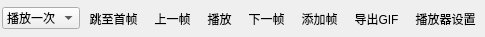
<?xml version="1.0" encoding="UTF-8"?>
<ui version="4.0">
 <class>P_AnimationListPlayer</class>
 <widget class="QWidget" name="P_AnimationListPlayer">
  <property name="geometry">
   <rect>
    <x>0</x>
    <y>0</y>
    <width>367</width>
    <height>37</height>
   </rect>
  </property>
  <property name="windowTitle">
   <string>Form</string>
  </property>
  <property name="styleSheet">
   <string notr="true">
QToolButton{
	padding:2px;
	border: 1px solid transparent;
	background: rgba(255,255,255,0);
}
QToolButton:hover{
	border-radius:1px;
	border:1px solid #f2ca58;
	background-color: qlineargradient(spread:pad, x1:0, y1:0, x2:0, y2:1, stop:0 #fdecad, stop:0.3 #fde48c, stop:0.9 #fce58c, stop:1 #fdfadf )
}
QToolButton:pressed{
	border-radius:1px;
	border:1px solid #f2ca58;
	background-color: #FDF4BF;
}
</string>
  </property>
  <layout class="QHBoxLayout" name="horizontalLayout">
   <property name="spacing">
    <number>0</number>
   </property>
   <property name="leftMargin">
    <number>0</number>
   </property>
   <property name="topMargin">
    <number>0</number>
   </property>
   <property name="rightMargin">
    <number>0</number>
   </property>
   <property name="bottomMargin">
    <number>0</number>
   </property>
   <item>
    <widget class="QWidget" name="widget_controlArea" native="true">
     <layout class="QHBoxLayout" name="horizontalLayout_2">
      <property name="spacing">
       <number>2</number>
      </property>
      <property name="leftMargin">
       <number>2</number>
      </property>
      <property name="topMargin">
       <number>2</number>
      </property>
      <property name="rightMargin">
       <number>2</number>
      </property>
      <property name="bottomMargin">
       <number>2</number>
      </property>
      <item>
       <widget class="QComboBox" name="combo">
        <item>
         <property name="text">
          <string>播放一次</string>
         </property>
        </item>
        <item>
         <property name="text">
          <string>播放三次</string>
         </property>
        </item>
        <item>
         <property name="text">
          <string>永久循环</string>
         </property>
        </item>
       </widget>
      </item>
      <item>
       <widget class="QToolButton" name="toolButton_jumpToStart">
        <property name="toolTip">
         <string>跳至首帧</string>
        </property>
        <property name="text">
         <string>跳至首帧</string>
        </property>
        <property name="icon">
         <iconset>
          <normaloff>:/DrillGIFActionSequenceEditor/Resources/icons/player/Play_Start.png</normaloff>:/DrillGIFActionSequenceEditor/Resources/icons/player/Play_Start.png</iconset>
        </property>
        <property name="iconSize">
         <size>
          <width>24</width>
          <height>24</height>
         </size>
        </property>
       </widget>
      </item>
      <item>
       <widget class="QToolButton" name="toolButton_last">
        <property name="toolTip">
         <string>上一帧</string>
        </property>
        <property name="text">
         <string>上一帧</string>
        </property>
        <property name="icon">
         <iconset>
          <normaloff>:/DrillGIFActionSequenceEditor/Resources/icons/player/Play_Last.png</normaloff>:/DrillGIFActionSequenceEditor/Resources/icons/player/Play_Last.png</iconset>
        </property>
        <property name="iconSize">
         <size>
          <width>24</width>
          <height>24</height>
         </size>
        </property>
       </widget>
      </item>
      <item>
       <widget class="QToolButton" name="toolButton_play">
        <property name="toolTip">
         <string>播放</string>
        </property>
        <property name="text">
         <string>播放</string>
        </property>
        <property name="icon">
         <iconset>
          <normaloff>:/DrillGIFActionSequenceEditor/Resources/icons/player/Play_Run.png</normaloff>:/DrillGIFActionSequenceEditor/Resources/icons/player/Play_Run.png</iconset>
        </property>
        <property name="iconSize">
         <size>
          <width>24</width>
          <height>24</height>
         </size>
        </property>
       </widget>
      </item>
      <item>
       <widget class="QToolButton" name="toolButton_next">
        <property name="toolTip">
         <string>下一帧</string>
        </property>
        <property name="text">
         <string>下一帧</string>
        </property>
        <property name="icon">
         <iconset>
          <normaloff>:/DrillGIFActionSequenceEditor/Resources/icons/player/Play_Next.png</normaloff>:/DrillGIFActionSequenceEditor/Resources/icons/player/Play_Next.png</iconset>
        </property>
        <property name="iconSize">
         <size>
          <width>24</width>
          <height>24</height>
         </size>
        </property>
       </widget>
      </item>
      <item>
       <widget class="QToolButton" name="toolButton_new">
        <property name="toolTip">
         <string>添加帧</string>
        </property>
        <property name="text">
         <string>添加帧</string>
        </property>
        <property name="icon">
         <iconset>
          <normaloff>:/DrillGIFActionSequenceEditor/Resources/icons/menu/Common_New.png</normaloff>:/DrillGIFActionSequenceEditor/Resources/icons/menu/Common_New.png</iconset>
        </property>
        <property name="iconSize">
         <size>
          <width>24</width>
          <height>24</height>
         </size>
        </property>
       </widget>
      </item>
      <item>
       <widget class="QToolButton" name="toolButton_ExportGIF">
        <property name="toolTip">
         <string>导出GIF</string>
        </property>
        <property name="text">
         <string>导出GIF</string>
        </property>
        <property name="icon">
         <iconset>
          <normaloff>:/DrillGIFActionSequenceEditor/Resources/icons/menu/ExportGIF.png</normaloff>:/DrillGIFActionSequenceEditor/Resources/icons/menu/ExportGIF.png</iconset>
        </property>
        <property name="iconSize">
         <size>
          <width>24</width>
          <height>24</height>
         </size>
        </property>
       </widget>
      </item>
      <item>
       <widget class="QToolButton" name="toolButton_setting">
        <property name="toolTip">
         <string>播放器设置</string>
        </property>
        <property name="text">
         <string>播放器设置</string>
        </property>
        <property name="icon">
         <iconset>
          <normaloff>:/DrillGIFActionSequenceEditor/Resources/icons/menu/Common_Setting.png</normaloff>:/DrillGIFActionSequenceEditor/Resources/icons/menu/Common_Setting.png</iconset>
        </property>
        <property name="iconSize">
         <size>
          <width>24</width>
          <height>24</height>
         </size>
        </property>
       </widget>
      </item>
     </layout>
    </widget>
   </item>
  </layout>
 </widget>
 <resources>
  <include location="../../../../code_piece_qtutil.qrc"/>
 </resources>
 <connections/>
</ui>
